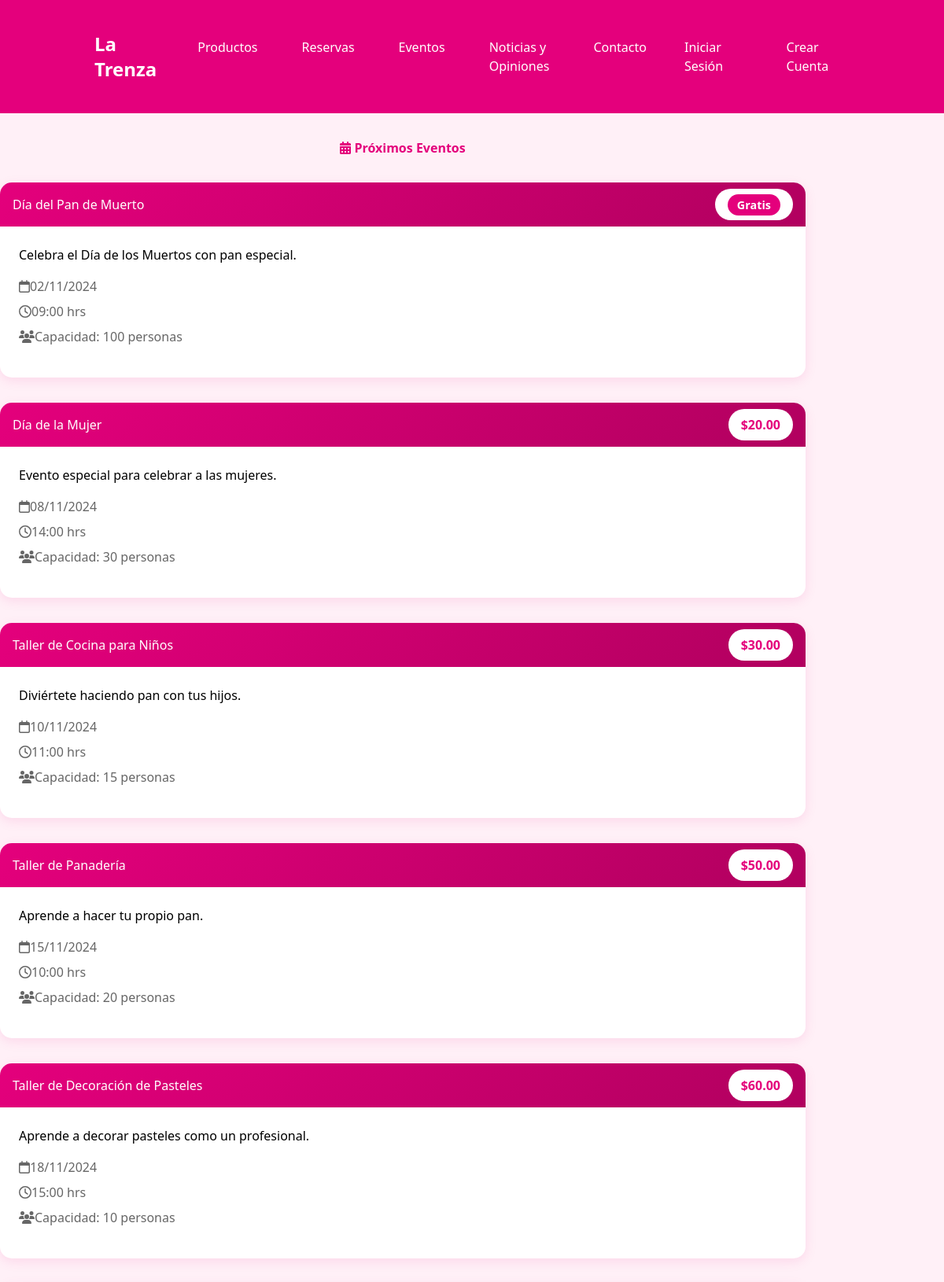
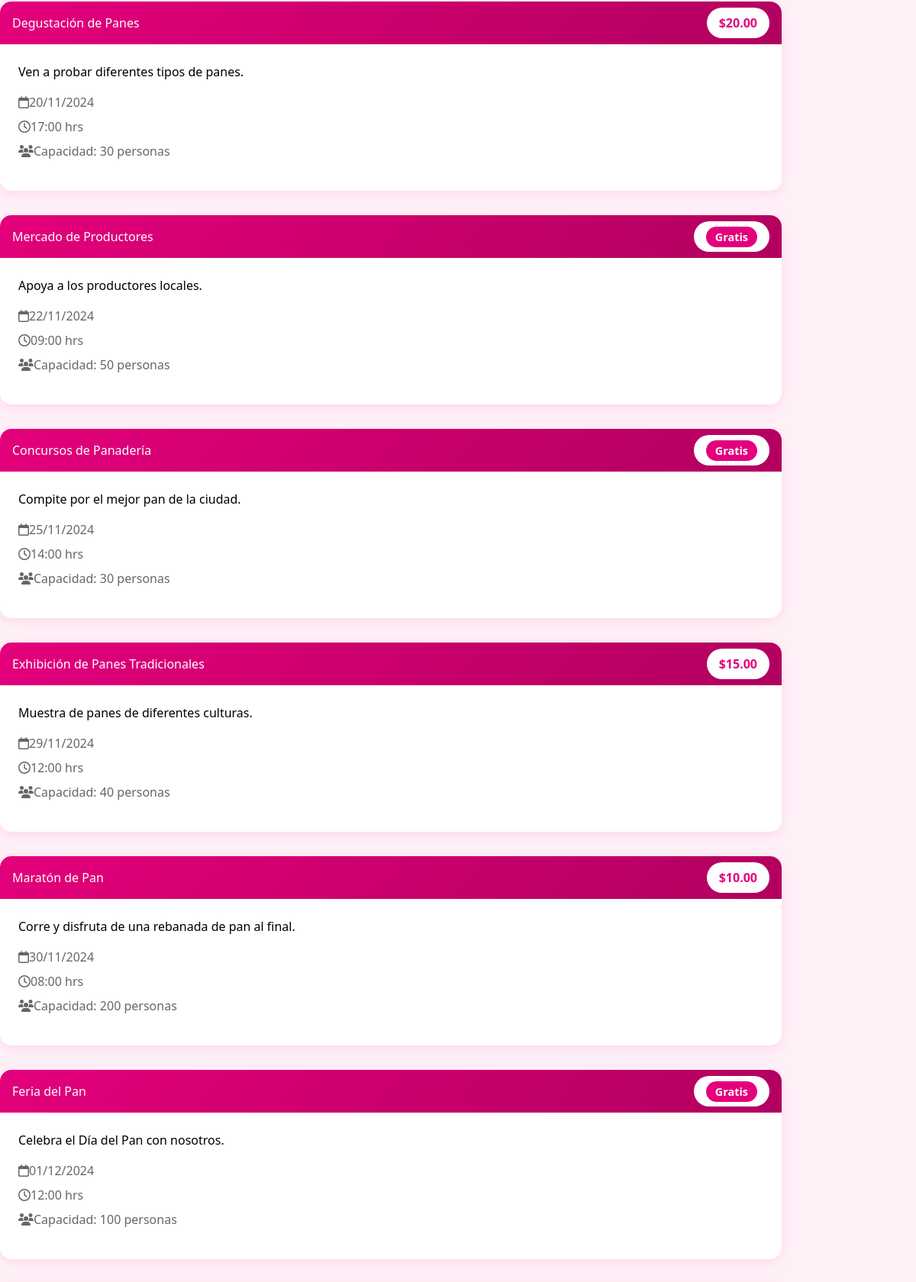
The page /eventos.php (upper part) on the database its author committed (2 pictures, top to bottom).
### tables this page shows
CREATE TABLE `eventos` (
  `id_evento` int(11) NOT NULL,
  `nombre_evento` varchar(100) NOT NULL,
  `descripcion` text DEFAULT NULL,
  `fecha_evento` datetime NOT NULL,
  `capacidad` int(11) NOT NULL,
  `costo` decimal(10,2) NOT NULL,
  `estado` enum('programado','cancelado','finalizado') DEFAULT 'programado'
);

### eventos.php (the view, shortened to what this page needs)
<?php
require_once '../header.php';
try {
    $conexion = Conexion::getInstance()->getConnection();
    $query = "SELECT * FROM eventos WHERE estado = 'programado' ORDER BY fecha_evento";
    $stmt = $conexion->prepare($query);
    $stmt->execute();
} catch (PDOException $e) {
    die("Error de conexión: " . $e->getMessage());
}
?>
<link href="../css/eventos.css" rel="stylesheet">
<div class="events-container">
    <div class="container">
        <h2 class="section-title">
            <i class="fas fa-calendar-alt me-2"></i>
            Próximos Eventos
        </h2>
        <div class="row">
            <?php while ($evento = $stmt->fetch(PDO::FETCH_ASSOC)): ?>
                <div class="col-md-6 col-lg-4">
                    <div class="event-card">
                        <div class="event-header">
                            <h3><?php echo htmlspecialchars($evento['nombre_evento']); ?></h3>
                            <div class="event-price">
                                <?php if ($evento['costo'] > 0): ?>
                                    $<?php echo number_format($evento['costo'], 2); ?>
                                <?php else: ?>
                                    <span class="free-event">Gratis</span>
                                <?php endif; ?>
                            </div>
                        </div>
                        <div class="event-body">
                            <p><?php echo htmlspecialchars($evento['descripcion']); ?></p>
                            <div class="event-details">
                                <div class="event-detail-item">
                                    <i class="far fa-calendar"></i>
                                    <?php
                                        $fecha = new DateTime($evento['fecha_evento']);
                                        echo $fecha->format('d/m/Y');
                                    ?>
                                </div>
                                <div class="event-detail-item">
                                    <i class="far fa-clock"></i>
                                    <?php echo $fecha->format('H:i'); ?> hrs
                                </div>
                                <div class="event-detail-item">
                                    <i class="fas fa-users"></i>
                                    Capacidad: <?php echo htmlspecialchars($evento['capacidad']); ?> personas
                                </div>
                            </div>
                        </div>
                    </div>
                </div>
            <?php endwhile; ?>
        </div>
    </div>
</div>
<?php require_once '../footer.php'; ?>

### css/eventos.css (style rules this page uses)
:root { --primary-color: #E4007C; --primary-light: #ff339d; --primary-dark: #b1005f; --primary-very-light: #fff0f7; }
.events-container { background-color: var(--primary-very-light); padding: 2rem 0; min-height: calc(100vh - 200px); }
.event-card { background: white; border-radius: 15px; box-shadow: 0 4px 15px rgba(228, 0, 124, 0.1); transition: transform 0.3s ease; margin-bottom: 2rem; overflow: hidden; }
.event-header { background: linear-gradient(135deg, var(--primary-color), var(--primary-dark)); color: white; padding: 1rem; position: relative; }
.event-price { position: absolute; right: 1rem; top: 50%; transform: translateY(-50%); background: white; color: var(--primary-color); padding: 0.5rem 1rem; border-radius: 20px; font-weight: bold; }
.event-body { padding: 1.5rem; }
.event-details { color: #666; margin: 1rem 0; }
.event-detail-item { display: flex; align-items: center; margin-bottom: 0.5rem; }
.section-title { color: var(--primary-color); margin-bottom: 2rem; font-weight: bold; text-align: center; }
.free-event { background: #E4007C; color: white; padding: 0.25rem 0.75rem; border-radius: 15px; font-size: 0.9rem; }

### rows shown on the page
eventos: nombre_evento "Día del Pan de Muerto", costo "Gratis", descripcion "Celebra el Día de los Muertos con pan especial.", fecha_evento "02/11/2024", fecha_evento "09:00", capacidad "100"
eventos: nombre_evento "Día de la Mujer", costo "20.00", descripcion "Evento especial para celebrar a las mujeres.", fecha_evento "08/11/2024", fecha_evento "14:00", capacidad "30"
eventos: nombre_evento "Taller de Cocina para Niños", costo "30.00", descripcion "Diviértete haciendo pan con tus hijos.", fecha_evento "10/11/2024", fecha_evento "11:00", capacidad "15"
eventos: nombre_evento "Taller de Panadería", costo "50.00", descripcion "Aprende a hacer tu propio pan.", fecha_evento "15/11/2024", fecha_evento "10:00", capacidad "20"
eventos: nombre_evento "Taller de Decoración de Pasteles", costo "60.00", descripcion "Aprende a decorar pasteles como un profesional.", fecha_evento "18/11/2024", fecha_evento "15:00", capacidad "10"
eventos: nombre_evento "Degustación de Panes", costo "20.00", descripcion "Ven a probar diferentes tipos de panes.", fecha_evento "20/11/2024", fecha_evento "17:00", capacidad "30"
eventos: nombre_evento "Mercado de Productores", costo "Gratis", descripcion "Apoya a los productores locales.", fecha_evento "22/11/2024", fecha_evento "09:00", capacidad "50"
eventos: nombre_evento "Concursos de Panadería", costo "Gratis", descripcion "Compite por el mejor pan de la ciudad.", fecha_evento "25/11/2024", fecha_evento "14:00", capacidad "30"
eventos: nombre_evento "Exhibición de Panes Tradicionales", costo "15.00", descripcion "Muestra de panes de diferentes culturas.", fecha_evento "29/11/2024", fecha_evento "12:00", capacidad "40"
eventos: nombre_evento "Maratón de Pan", costo "10.00", descripcion "Corre y disfruta de una rebanada de pan al final.", fecha_evento "30/11/2024", fecha_evento "08:00", capacidad "200"
eventos: nombre_evento "Feria del Pan", costo "Gratis", descripcion "Celebra el Día del Pan con nosotros.", fecha_evento "01/12/2024", fecha_evento "12:00", capacidad "100"

### other values the page prints
SITE_NAME "La Trenza"
